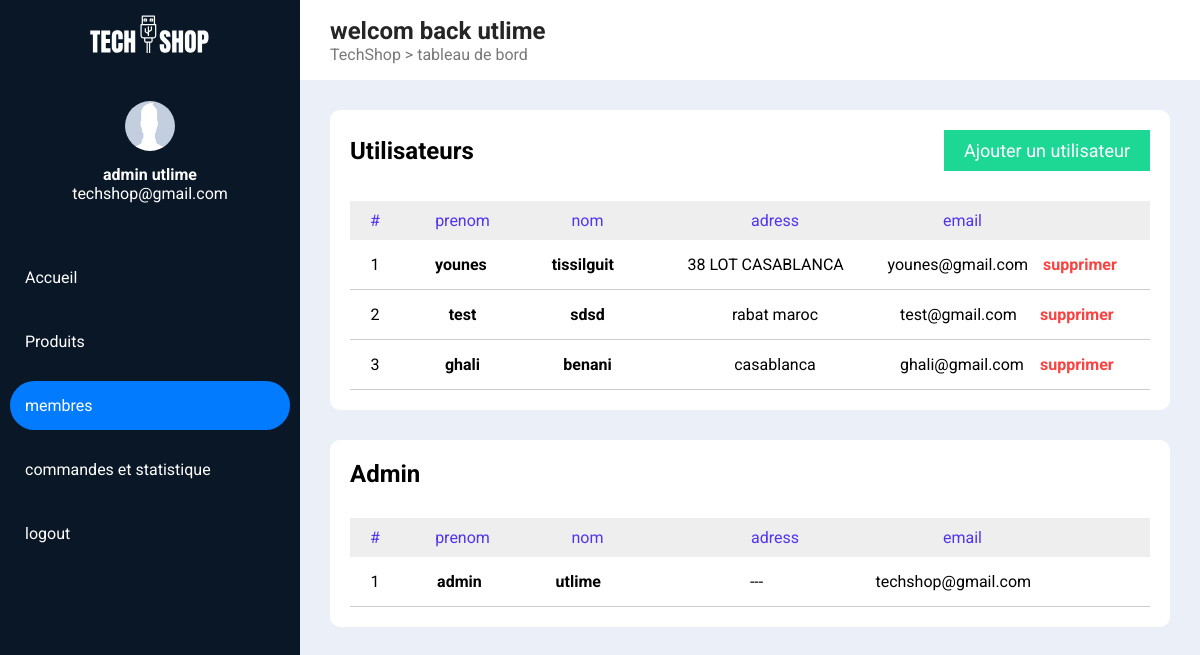
Screenshot of /admin/admin_users.php (signed in) with the database file from the repository.
### tables this page shows
CREATE TABLE `client` (
  `clientID` int(11) NOT NULL,
  `nom` varchar(255) NOT NULL,
  `prenom` varchar(255) NOT NULL,
  `address` varchar(255) NOT NULL,
  `email` varchar(255) NOT NULL,
  `mdp` varchar(255) NOT NULL,
  `autori` int(1) NOT NULL DEFAULT 0
);

### admin/admin_users.php (the view, shortened to what this page needs)
<?php
    include '../includes/connect.php' ;
    $sql = " SELECT * FROM client WHERE autori != 1" ;
    $result = mysqli_query($conn, $sql);
    $users = mysqli_fetch_all($result, MYSQLI_ASSOC);
    $sql = " SELECT * FROM client WHERE autori = 1" ;
    $result = mysqli_query($conn, $sql);
    $admins = mysqli_fetch_all($result, MYSQLI_ASSOC);
    $id = $_SESSION["id"];
    $sql = "SELECT * FROM client WHERE clientID = '$id' ";
    $result = mysqli_query($conn, $sql);
    $admin = mysqli_fetch_assoc($result);
?>
<!DOCTYPE html>
<html lang="en">
<head>
    <link rel="stylesheet" href="../css/admin.css">
    <link rel="stylesheet" href="../css/admin_user.css">
</head>
<body>
  <nav id="left_nav">
    <img class="logo" src="../assets/logo.svg" alt="">
    <div class="admin_inf">
      <img src="../assets/avatar3.jpg" alt="">
      <h4><?php echo $admin['nom'] . " " . $admin['prenom']; ?></h4>
        <p><?php echo $admin['email']; ?></p>
    </div>
    <ul class="dash_links">
        <li><a href="./home.php">Accueil</a></li>
        <li><a href="./admin_produit.php">Produits</a></li>
        <li><a class="active" href="./admin_users.php">membres</a></li>
        <li><a href="admin_cmd.php">commandes et statistique</a></li>
        <li><a href="../page/logout.php">logout</a></li>
    </ul>
  </nav>
  <div id="top_nav">
    <div class="">
      <h2>welcom back <?php echo $admin['prenom'] ?></h2>
      <p>TechShop > tableau de bord</p>
    </div>
  </div>
  <section id="users">
      <div class="containe">
         <div class="box">
              <div class="table_head">
                <h1>Utilisateurs</h1>
                <a href="./admin_ajout_user.php">Ajouter un utilisateur</a>
              </div>
              <div class="bare">
                  <p>#</p>
                  <p>prenom</p>
                  <p>nom</p>
                  <p>adress</p>
                  <p>email</p>
              </div>
              <?php
              $counter = 1;
              foreach($users as $user) {?>
              <div class="onePro">
                  <p class="text-center"><?php echo $counter++; ?></p>
                  <h2><?php echo $user['nom'] ;?></h2>
                  <h3><?php echo $user['prenom'] ;?> </h3>
                  <div class="text-center"><?php echo $user['address'];?></div>
                  <p><?php echo $user['email'] ;?></p>
                  <a class="supprim" href="admin_users.php?id_client=<?php echo $user['clientID'] ; ?>">
                      supprimer
                  </a>
                  </div>
              <?php } ?>
          </div>
          <div class="box">
               <div class="table_head">
                 <h1>Admin</h1>
               </div>
               <div class="bare">
                   <p>#</p>
                   <p>prenom</p>
                   <p>nom</p>
                   <p>adress</p>
                   <p>email</p>
               </div>
               <?php
               $counter = 1;
               foreach($admins as $admin) {?>
               <div class="onePro">
                   <p class="text-center"><?php echo $counter++; ?></p>
                   <h2><?php echo $admin['nom'] ;?></h2>
                   <h3><?php echo $admin['prenom'] ;?> </h3>
                   <div class="text-center"><?php echo $admin['address'];?></div>
                   <p><?php echo $admin['email'] ;?></p>
                   </div>
               <?php } ?>
           </div>
      </div>
  </section>
</body>
</html>

### css/admin.css (style rules this page uses)
* { margin: 0; padding: 0; box-sizing: border-box; }
body { font-family: 'Roboto', sans-serif; overflow-x: hidden; margin-left: 300px; transition: all .3s ease; background-color: #EAEFF8 }
#left_nav { position: fixed; left: 0; top: 0; height: 100vh; width: 300px; background-color: #0A1727; transition: all .3s ease; z-index: 10 }
#left_nav .logo { width: 120px; display: block; margin: 15px auto 40px; }
#left_nav .admin_inf { text-align: center; color: #fff; margin-bottom: 50px }
#left_nav .admin_inf img { width: 50px; height: 50px; margin-bottom: 10px; border-radius: 50% }
#left_nav .dash_links { margin: 0; margin-top: 40px; padding: 0 10px; }
#left_nav .dash_links li { margin-bottom: 15px; }
#left_nav .dash_links li a { display: block; width: 100%; color: #fff; text-decoration: none; padding: 15px; transition: all .3s; border-radius: 25px }
#left_nav .dash_links li a:hover, #left_nav .dash_links li .active { background-color: #027BFF }
#top_nav { width: 100%; min-height: 80px; background-color: #fff; display: flex; align-items: center; justify-content: space-between; padding: 0 30px; }
#top_nav h2 { color: #252525 }
#top_nav p { color: #797979 }

### css/admin_user.css (style rules this page uses)
#users { margin-top: 30px; padding: 0 30px; }
#users .box { background-color: white; padding: 20px; border-radius: 10px; overflow-x: scroll; margin-bottom: 30px }
.table_head { display: flex; align-items: center; justify-content: space-between; margin-bottom: 25px; }
.table_head a { text-decoration: none; padding: 10px 20px; text-align: center; background-color: #1DD795; color: #fff; font-size: 18px }
#users .box .bare { background-color: #EEEEEE; display: grid; grid-template-columns: 50px 1fr 1fr 2fr 1fr 1fr; padding: 10px 0px; justify-content: center; align-items: center; margin-top: 30px; }
#users .box .bare p { color: #5333ED; justify-self: center; }
#users .onePro { display: grid; grid-template-columns: 50px 1fr 1fr 2fr 1fr 1fr; justify-content: center; align-items: center; border-bottom: 1px solid #ccc; padding: 15px 0px; }
.text-center { text-align: center }
.supprim { padding-left: 15px; color: #FC4141; font-weight: bold; text-decoration: none }
#users .onePro h3,#users .onePro h2 { font-size: medium; justify-self: center; }

### rows the page displays
client: nom "admin", prenom "utlime", email "techshop@gmail.com", address "---"
client: nom "younes", prenom "tissilguit", address "38 LOT CASABLANCA", email "younes@gmail.com"
client: nom "test", prenom "sdsd", address "rabat maroc", email "test@gmail.com"
client: nom "ghali", prenom "benani", address "casablanca", email "ghali@gmail.com"
